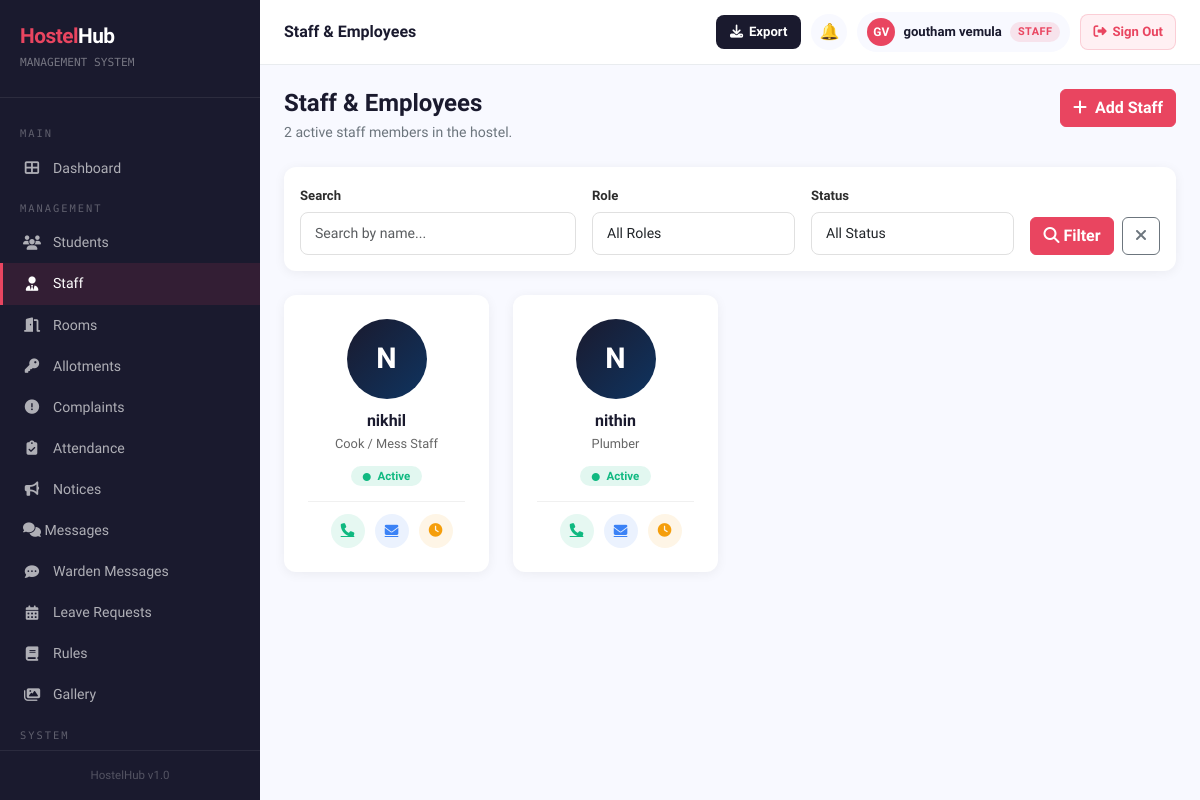
Page /staff/ (signed in) on the committed database.
### hostelapp/models.py (models this page shows, shortened)
class StaffMember(models.Model):
    ROLE_CHOICES = [
        ('warden', 'Warden'),
        ('assistant_warden', 'Assistant Warden'),
        ('security', 'Security Guard'),
        ('cleaner', 'Cleaner / Housekeeping'),
        ('electrician', 'Electrician'),
        ('plumber', 'Plumber'),
        ('cook', 'Cook / Mess Staff'),
        ('admin', 'Admin Staff'),
        ('other', 'Other'),
    ]
    STATUS_CHOICES = [
        ('active', 'Active'),
        ('inactive', 'Inactive'),
        ('on_leave', 'On Leave'),
    ]
    name        = models.CharField(max_length=100)
    role        = models.CharField(max_length=30, choices=ROLE_CHOICES)
    phone       = models.CharField(max_length=15)
    email       = models.EmailField(blank=True)
    address     = models.TextField(blank=True)
    shift       = models.CharField(max_length=50, blank=True, help_text="e.g. Morning 6AM-2PM")
    photo       = models.ImageField(upload_to='staff/', blank=True, null=True)
    status      = models.CharField(max_length=15, choices=STATUS_CHOICES, default='active')
    joined_date = models.DateField(null=True, blank=True)
    notes       = models.TextField(blank=True)
    class Meta:
        ordering = ['role', 'name']

### hostelapp/views.py (the view)
# urls.py: path('staff/', views.staff_list, name='staff_list'),
@login_required
def staff_list(request):
    if not is_admin(request.user):
        messages.error(request, 'Access denied.')
        return redirect('dashboard')
    staff = StaffMember.objects.all()
    role   = request.GET.get('role', '')
    status = request.GET.get('status', '')
    search = request.GET.get('q', '')
    if role:
        staff = staff.filter(role=role)
    if status:
        staff = staff.filter(status=status)
    if search:
        staff = staff.filter(name__icontains=search)
    return render(request, 'hostelapp/staff_list.html', {
        'staff': staff,
        'role_choices': StaffMember.ROLE_CHOICES,
        'status_choices': StaffMember.STATUS_CHOICES,
        'selected_role': role,
        'selected_status': status,
        'search': search,
        'total_staff': StaffMember.objects.filter(status='active').count(),
    })

### hostelapp/templates/hostelapp/staff_list.html (shortened to what this page needs)
{% extends 'hostelapp/base.html' %}
{% block page_title %}Staff & Employees
{% endblock %}
{% block content %}
<div class="page-header d-flex justify-content-between align-items-start">
    <div>
        <h2>Staff & Employees</h2>
        <p>{{ total_staff }} active staff members in the hostel.</p>
    </div>
    <a href="{% url 'staff_add' %}" class="btn btn-primary">
        <i class="fas fa-plus me-2"></i>Add Staff
    </a>
</div>
<div class="card mb-4">
    <div class="card-body">
        <form method="get" class="row g-3 align-items-end">
            <div class="col-md-4">
                <label class="form-label">Search</label>
                <input type="text" name="q" value="{{ search }}" class="form-control" placeholder="Search by name...">
            </div>
            <div class="col-md-3">
                <label class="form-label">Role</label>
                <select name="role" class="form-control">
                    <option value="">All Roles</option>
                </select>
            </div>
            <div class="col-md-3">
                <label class="form-label">Status</label>
                <select name="status" class="form-control">
                    <option value="">All Status</option>
                </select>
            </div>
            <div class="col-md-2 d-flex gap-2">
                <button type="submit" class="btn btn-primary w-100"><i class="fas fa-search me-1"></i>Filter</button>
                <a href="{% url 'staff_list' %}" class="btn btn-outline-secondary"><i class="fas fa-times"></i></a>
            </div>
        </form>
    </div>
</div>
{% if staff %}
<div class="row g-4">
    {% for member in staff %}
    <div class="col-sm-6 col-lg-4 col-xl-3">
        <a href="{% url 'staff_detail' member.pk %}" style="text-decoration:none;">
        <div class="card h-100" style="transition:transform 0.15s,box-shadow 0.15s;cursor:pointer;"
             onmouseover="this.style.transform='translateY(-4px)';this.style.boxShadow='0 8px 24px rgba(0,0,0,0.12)'"
             onmouseout="this.style.transform='';this.style.boxShadow=''">
            <div class="card-body text-center p-4">
                {% if member.photo %}
                <img src="{{ member.photo.url }}" alt="{{ member.name }}"
                    style="width:80px;height:80px;border-radius:50%;object-fit:cover;border:3px solid #f0f0f0;margin-bottom:12px;">
                {% else %}
                <div style="width:80px;height:80px;border-radius:50%;background:linear-gradient(135deg,#1a1a2e,#0f3460);display:flex;align-items:center;justify-content:center;font-size:1.8rem;color:#fff;margin:0 auto 12px;font-weight:700;">
                    {{ member.name|first|upper }}
                </div>
                {% endif %}
                <h6 style="font-weight:700;color:#1a1a2e;margin-bottom:4px;">{{ member.name }}</h6>
                <div style="font-size:0.8rem;color:#666;margin-bottom:10px;">{{ member.get_role_display }}</div>
                <span style="padding:3px 12px;border-radius:20px;font-size:0.72rem;font-weight:700;
                    {% if member.status == 'active' %}background:rgba(16,185,129,0.12);color:#10b981;
                    {% elif member.status == 'on_leave' %}background:rgba(245,158,11,0.12);color:#f59e0b;
                    {% else %}background:rgba(150,150,150,0.12);color:#999;{% endif %}">
                    {% if member.status == 'active' %}<i class="fas fa-circle me-1" style="font-size:0.5rem;"></i>
                    {% elif member.status == 'on_leave' %}<i class="fas fa-moon me-1"></i>
                    {% else %}<i class="fas fa-times-circle me-1"></i>{% endif %}
                    {{ member.get_status_display }}
                </span>
                <div style="margin-top:14px;padding-top:12px;border-top:1px solid #f0f0f0;display:flex;justify-content:center;gap:10px;">
                    <a href="tel:{{ member.phone }}" onclick="event.stopPropagation()"
                        style="width:34px;height:34px;border-radius:50%;background:rgba(16,185,129,0.1);color:#10b981;display:flex;align-items:center;justify-content:center;font-size:0.85rem;"
                        title="{{ member.phone }}">
                        <i class="fas fa-phone"></i>
                    </a>
                    {% if member.email %}
                    <a href="mailto:{{ member.email }}" onclick="event.stopPropagation()"
                        style="width:34px;height:34px;border-radius:50%;background:rgba(59,130,246,0.1);color:#3b82f6;display:flex;align-items:center;justify-content:center;font-size:0.85rem;"
                        title="{{ member.email }}">
                        <i class="fas fa-envelope"></i>
                    </a>
                    {% endif %}
                    {% if member.shift %}
                    <span style="width:34px;height:34px;border-radius:50%;background:rgba(245,158,11,0.1);color:#f59e0b;display:flex;align-items:center;justify-content:center;font-size:0.85rem;"
                        title="Shift: {{ member.shift }}">
                        <i class="fas fa-clock"></i>
                    </span>
                    {% endif %}
                </div>
            </div>
        </div>
        </a>
    </div>
    {% endfor %}
</div>
{% endif %}
{% endblock %}

### hostelapp/templates/hostelapp/base.html (shortened to what this page needs)
<!DOCTYPE html>
<html lang="en">
<head>
    <link href="https://cdn.jsdelivr.net/npm/bootstrap@5.3.0/dist/css/bootstrap.min.css" rel="stylesheet">
    <link href="https://cdnjs.cloudflare.com/ajax/libs/font-awesome/6.4.0/css/all.min.css" rel="stylesheet">
</head>
<body>
{% if user.is_authenticated %}
<div class="sidebar" id="sidebar">
    <div class="sidebar-brand">
        <h4><span>Hostel</span>Hub</h4>
        <small>MANAGEMENT SYSTEM</small>
    </div>
    <nav class="sidebar-nav">
        <div class="nav-section-label">Main</div>
        <a href="{% url 'dashboard' %}" class="{% if request.resolver_match.url_name == 'dashboard' %}active{% endif %}">
            <i class="fas fa-th-large"></i> Dashboard
        </a>
        {% if user.is_staff or user.is_superuser or perms.hostelapp.change_room or perms.hostelapp.add_roomallotment or perms.hostelapp.change_complaint or perms.hostelapp.view_studentprofile %}
        {% if user.is_superuser %}
        <div class="nav-section-label">Management</div>
        <a href="{% url 'student_list' %}" class="{% if 'student' in request.resolver_match.url_name %}active{% endif %}">
            <i class="fas fa-users"></i> Students
        </a>
        <a href="{% url 'staff_list' %}" class="{% if 'staff' in request.resolver_match.url_name %}active{% endif %}">
            <i class="fas fa-user-tie"></i> Staff
        </a>
        <a href="{% url 'room_list' %}" class="{% if 'room' in request.resolver_match.url_name %}active{% endif %}">
            <i class="fas fa-door-open"></i> Rooms
        </a>
        <a href="{% url 'allotment_list' %}" class="{% if 'allotment' in request.resolver_match.url_name %}active{% endif %}">
            <i class="fas fa-key"></i> Allotments
        </a>
        <a href="{% url 'complaint_list' %}" class="{% if 'complaint' in request.resolver_match.url_name %}active{% endif %}">
            <i class="fas fa-exclamation-circle"></i> Complaints
        </a>
        <a href="{% url 'attendance_list' %}" {% if request.resolver_match.url_name == 'attendance_list' or request.resolver_match.url_name == 'attendance_report' %}class="active"{% endif %}>
            <i class="fas fa-clipboard-check"></i> Attendance
        </a>
        <a href="{% url 'notice_list' %}" class="{% if 'notice' in request.resolver_match.url_name %}active{% endif %}">
            <i class="fas fa-bullhorn"></i> Notices
        </a>
        <a href="{% url 'inbox' %}" class="{% if request.resolver_match.url_name == 'inbox' or request.resolver_match.url_name == 'chat' %}active{% endif %}" style="justify-content:space-between;">
            <span><i class="fas fa-comments"></i> Messages</span>
        </a>
        <a href="{% url 'warden_inbox' %}" class="{% if request.resolver_match.url_name == 'warden_inbox' or request.resolver_match.url_name == 'warden_chat' %}active{% endif %}">
            <i class="fas fa-comment-dots"></i> Warden Messages
        </a>
        <a href="{% url 'leave_list' %}" class="{% if 'leave' in request.resolver_match.url_name %}active{% endif %}">
            <i class="fas fa-calendar-alt"></i> Leave Requests
        </a>
        <a href="{% url 'rules_list' %}" class="{% if 'rule' in request.resolver_match.url_name %}active{% endif %}">
            <i class="fas fa-book"></i> Rules
        </a>
        <a href="{% url 'gallery' %}" class="{% if 'gallery' in request.resolver_match.url_name %}active{% endif %}">
            <i class="fas fa-images"></i> Gallery
        </a>
        <div class="nav-section-label">System</div>
        {% endif %}
        {% endif %}
    </nav>
    <div class="sidebar-footer">
        <div style="font-size:0.72rem;color:rgba(255,255,255,0.25);text-align:center;">HostelHub v1.0</div>
    </div>
</div>
<div class="main-content">
    <div class="topbar">
        <div class="topbar-left">
            <h5>{% block page_title %}Dashboard{% endblock %}</h5>
        </div>
        <div class="topbar-right">
            {% if user.is_authenticated and user.is_staff or user.is_authenticated and user.is_superuser %}
            <button class="export-topbar-btn" onclick="document.getElementById('exportModal').style.display='flex'" title="Export Data">
                <i class="fas fa-download"></i>
                <span class="btn-label">Export</span>
            </button>
            {% endif %}
            <div style="position:relative;">
                <a href="{% url 'notifications_list' %}" class="topbar-icon-btn" title="Notifications">🔔</a>
            </div>
            {% if user.is_authenticated and not user.is_staff and not user.is_superuser %}
            <a href="{% url 'profile' %}" style="text-decoration:none;">
            {% else %}
            <a href="{% url 'admin_profile' %}" style="text-decoration:none;">
            {% endif %}
                <div class="user-badge">
                    {% if user.is_authenticated and not user.is_staff and not user.is_superuser %}
                        {% with profile=user.student_profile %}
                        {% if profile.profile_photo %}
                        <img src="{{ profile.profile_photo.url }}" style="width:28px;height:28px;border-radius:50%;object-fit:cover;border:2px solid #e94560;">
                        {% else %}
                        <div class="avatar">{{ user.first_name|first|upper }}{{ user.last_name|first|upper }}</div>
                        {% endif %}
                        {% endwith %}
                    {% else %}
                    <div class="avatar">{{ user.first_name|first|upper }}{{ user.last_name|first|upper }}</div>
                    {% endif %}
                    <span class="user-name">{{ user.get_full_name|default:user.username }}</span>
                    {% if user.is_staff or user.is_superuser %}
                    <span class="badge-admin hide-mobile">Staff</span>
                    {% endif %}
                </div>
            </a>
            <form method="post" action="{% url 'logout' %}" style="margin:0;">
                <button type="submit"
                   style="display:flex;align-items:center;gap:6px;background:#fff0f3;color:#e94560;
                          padding:7px 12px;border-radius:8px;font-size:0.82rem;cursor:pointer;
                          font-weight:700;border:1.5px solid rgba(233,69,96,0.2);transition:all 0.2s;
                          flex-shrink:0;font-family:'Sora',sans-serif;"
                   onmouseover="this.style.background='#e94560';this.style.color='#fff'"
                   onmouseout="this.style.background='#fff0f3';this.style.color='#e94560'">
                    <i class="fas fa-sign-out-alt"></i>
                    <span class="signout-text">Sign Out</span>
                </button>
            </form>
        </div>
    </div>
    <div class="content-area">
        {% block content %}{% endblock %}
    </div>
</div>
{% else %}
{% block public_content %}{% endblock %}
{% endif %}
</body>
</html>

### rows in the picture
StaffMember: name|first "N", name "nikhil", role "Cook / Mess Staff", status "Active"
StaffMember: name|first "N", name "nithin", role "Plumber", status "Active"

### other values in the picture
{{ user.first_name|first|upper }} "G"
{{ user.last_name|first|upper }} "V"
{{ user.get_full_name|default:user.username }} "goutham vemula"
{{ total_staff }} "2"
